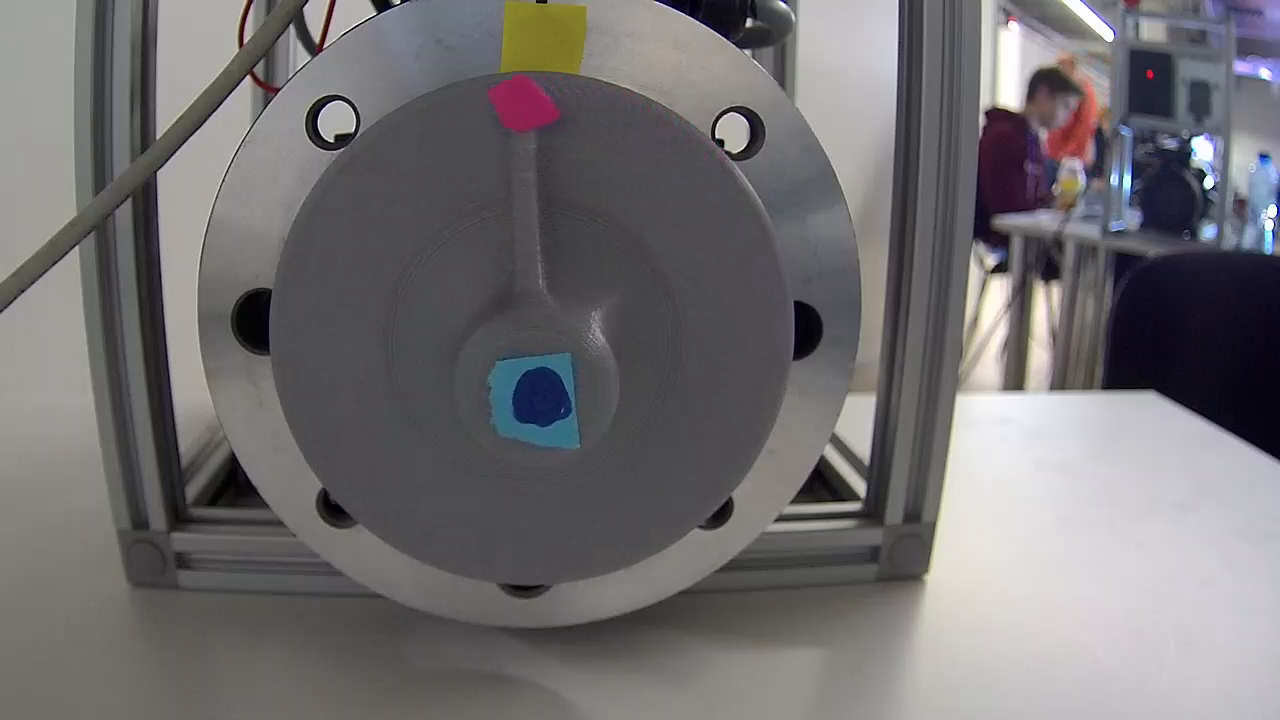
#> input picture frame 74 of data/3.mp4, 1280 x 720 px
$ python mask_calibrator.py
#> lines starting #> are read from the running program, lines starting #| are printed output that depends on the picture
import cv2
import numpy as np
from config import *

f = open("mask.txt", "a+")


def apply_mask(image, mask):
    lower, upper = mask
    hsv = cv2.cvtColor(image, cv2.COLOR_BGR2HSV)
    lower = np.array(lower)
    upper = np.array(upper)
    return cv2.bitwise_and(image, image, mask=cv2.inRange(hsv, lower, upper))


video = cv2.VideoCapture(source)

cv2.namedWindow("bosch", cv2.WINDOW_NORMAL)
cv2.resizeWindow('frame', 600, 600)
mask_range = [30, 30, 100, 80, 255, 255]


def event_listener(index):
    def set_value(val):
        global mask_range
        mask_range[index] = val
    return set_value


for i in range(6):
    cv2.createTrackbar(str(i), 'bosch', mask_range[i], 255, event_listener(i))

names = ["TOP_MASK", "CENTER_MASK", "ROTATING_MASK"]
i = 0
while(video.isOpened()):
    ret, frame = video.read()
#> frame is the input picture: shape (720, 1280, 3); mean B, G, R 112.9, 111.1, 113.7
    if not ret:
        video.set(cv2.CAP_PROP_POS_FRAMES, 0)
        continue

    mask = (mask_range[0:3], mask_range[3:7])
    img = apply_mask(frame, mask)
#> in apply_mask, `hsv = cv2.cvtColor(image, cv2.COLOR_BGR2HSV)`: hsv: shape (720, 1280, 3); mean H, S, V 85.4, 25.1, 117.2
#> in apply_mask, `return cv2.bitwise_and(image, image, mask=cv2.inRange(hsv, lower, uppe..`:
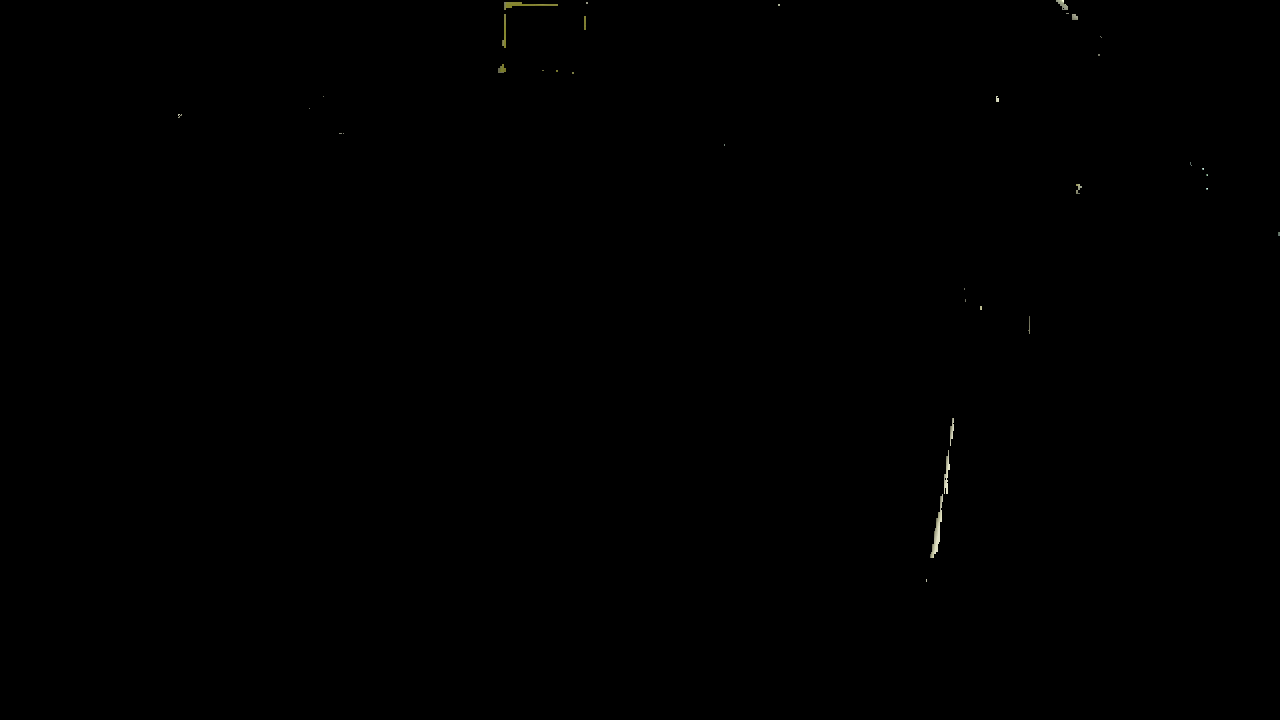
#> returned value: shape (720, 1280, 3); mean of channels 0, 1, 2 0.1, 0.2, 0.2; drawn as B, G, R

    cv2.imshow('bosch', img)

    if cv2.waitKey(1) & 0xFF == ord('p'):
#> (key Esc is pressed here)
        print(names[i] + " =", mask)
        i = (i + 1) % 3
